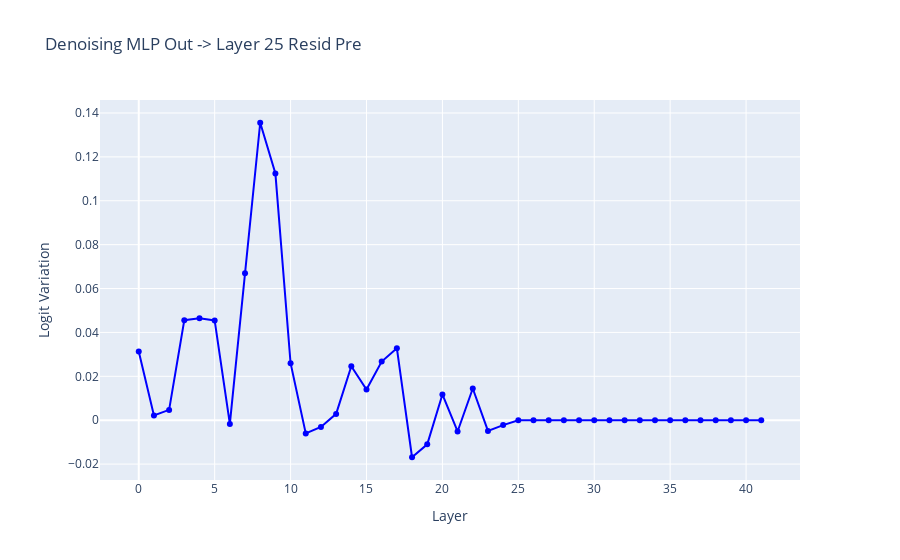

Notebook code cell kept with this figure:
### Code cell
# Plot as line
line = go.Figure(
    data=[
        go.Scatter(
            x=np.arange(model.cfg.n_layers),
            y=noise_mlp_enrichment_results['mlp_out'],
            mode='lines+markers',
            name='MLP Out',
            line=dict(color='blue')
        )
    ],
    layout=go.Layout(
        title="Denoising MLP Out -> Layer 25 Resid Pre",
        xaxis_title="Layer",
        yaxis_title="Logit Variation",
        margin=dict(l=100, r=100),
    ),
)
line.show()

### Figure 1 — Plotly figure (JSON) as saved in the notebook; plotly's stock layout.template omitted (floating-point values rounded to 4 significant figures)
{"data": [{"line": {"color": "blue"}, "mode": "lines+markers", "name": "MLP Out", "type": "scatter", "x": [0, 1, 2, 3, 4, 5, 6, 7, 8, 9, 10, 11, 12, 13, 14, 15, 16, 17, 18, 19, 20, 21, 22, 23, 24, 25, 26, 27, 28, 29, 30, 31, 32, 33, 34, 35, 36, 37, 38, 39, 40, 41], "y": [0.03126, 0.002142, 0.004703, 0.04557, 0.04649, 0.04548, -0.001686, 0.06692, 0.1356, 0.1124, 0.02597, -0.006041, -0.0031, 0.002879, 0.02456, 0.01399, 0.02671, 0.03284, -0.01689, -0.01102, 0.01173, -0.005146, 0.01444, -0.004889, -0.002225, 0, 0, 0, 0, 0, 0, 0, 0, 0, 0, 0, 0, 0, 0, 0, 0, 0]}], "layout": {"margin": {"l": 100, "r": 100}, "title": {"text": "Denoising MLP Out -> Layer 25 Resid Pre"}, "xaxis": {"title": {"text": "Layer"}}, "yaxis": {"title": {"text": "Logit Variation"}}}}
